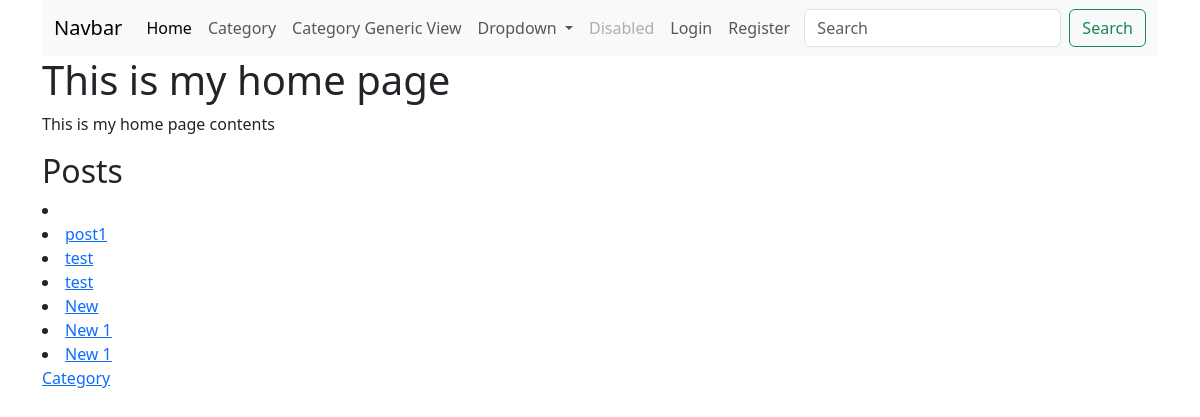
The page / on the database its author committed.
### lesson/models.py (models this page shows, shortened)
class BaseModel(models.Model):
    created_at = models.DateTimeField(auto_now_add=True)
    updated_at = models.DateTimeField(auto_now=True)
    class Meta:
        abstract = True

class Post(BaseModel):
    title = models.CharField(max_length=100)
    content = models.TextField()
    header_image = models.ImageField(null=True, blank=True, upload_to="images/")
    snippet = models.CharField(max_length=255, default="")
    author = models.ForeignKey(User, on_delete=models.CASCADE)
    category = models.ForeignKey(Category, on_delete=models.SET_NULL, null=True)
    likes = models.ManyToManyField(User, related_name="blog_posts")

### lesson/views.py (the view)
# urls.py: path('', index, name='index'),
def index(request):
    if request.method == 'POST':
        title = request.POST['title']
        content = request.POST['content']
        auther_id = request.POST['auther_id']
        Post.objects.create(title=title, content=content, author_id=auther_id)
    posts = Post.objects.all()
    return render(request,
                  'index.html',
                  {'posts': posts})

### templates/index.html (shortened to what this page needs)
{% extends 'base.html' %}
{% block content %}
    <h1>This is my home page</h1>
    <p>This is my home page contents</p>
    <h2>Posts</h2>
    <li>
        {% for post in posts %}
            <li>
                <a href="{% url 'post_detail' post.id %}">
                    {{ post.title }}
                </a>
            </li>
        {% endfor %}
    <a href="{% url 'category_list' %}">Category</a>
{% endblock %}

### rows shown on the page
Post: title "post1"
Post: title "test"
Post: title "test"
Post: title "New"
Post: title "New 1"
Post: title "New 1"
